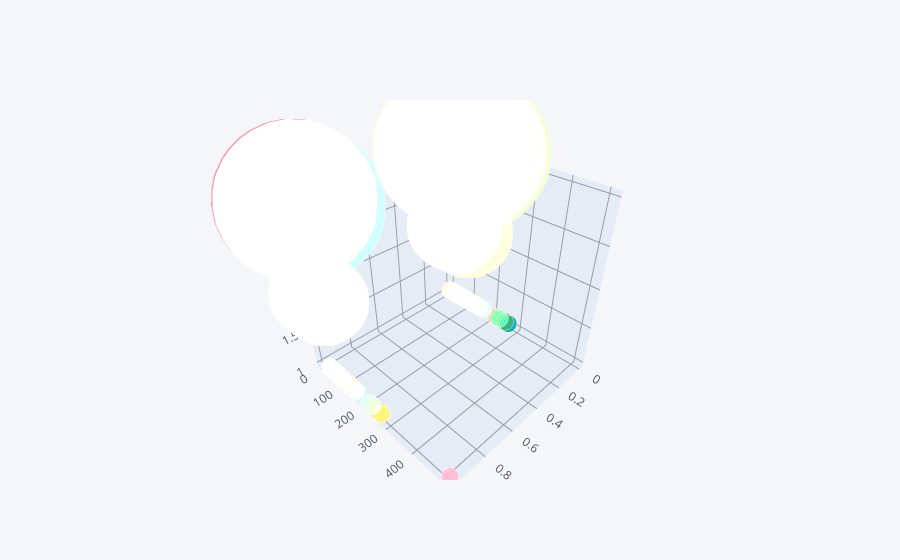

This figure's notebook cell:
### Code cell
df2.iplot(kind='bubble3d', x="survived", y="fare", z="pclass", size='pclass')

### Figure 1 — Plotly figure (JSON) as saved in the notebook; plotly's stock layout.template omitted (floating-point values rounded to 4 significant figures; data arrays with more than 128 entries replaced by an {"elided": "..."} marker saying what was removed)
{"data": [{"marker": {"color": {"elided": "891 str values"}, "opacity": 0.8, "size": {"elided": "891 int values"}, "symbol": "circle"}, "mode": "markers", "text": {"elided": "891 str values"}, "type": "scatter3d", "x": {"elided": "891 int values"}, "y": {"elided": "891 float values"}, "z": {"elided": "891 int values"}}], "layout": {"legend": {"bgcolor": "#F5F6F9", "font": {"color": "#4D5663"}}, "paper_bgcolor": "#F5F6F9", "plot_bgcolor": "#F5F6F9", "scene": {"xaxis": {"gridcolor": "#9499A3", "showgrid": true, "tickfont": {"color": "#4D5663"}, "title": {"font": {"color": "#4D5663"}, "text": ""}, "zerolinecolor": "#9499A3"}, "yaxis": {"gridcolor": "#9499A3", "showgrid": true, "tickfont": {"color": "#4D5663"}, "title": {"font": {"color": "#4D5663"}, "text": ""}, "zerolinecolor": "#9499A3"}, "zaxis": {"gridcolor": "#9499A3", "showgrid": true, "tickfont": {"color": "#4D5663"}, "title": {"font": {"color": "#4D5663"}, "text": ""}, "zerolinecolor": "#9499A3"}}, "title": {"font": {"color": "#4D5663"}}}}
